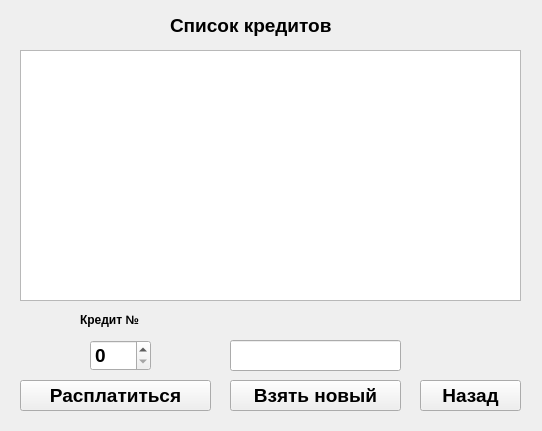
<?xml version="1.0" encoding="UTF-8"?>
<ui version="4.0">
 <class>CreditForm</class>
 <widget class="QWidget" name="CreditForm">
  <property name="geometry">
   <rect>
    <x>0</x>
    <y>0</y>
    <width>542</width>
    <height>431</height>
   </rect>
  </property>
  <property name="windowTitle">
   <string>Credit</string>
  </property>
  <widget class="QLabel" name="label">
   <property name="geometry">
    <rect>
     <x>170</x>
     <y>10</y>
     <width>231</width>
     <height>31</height>
    </rect>
   </property>
   <property name="font">
    <font>
     <pointsize>14</pointsize>
     <weight>75</weight>
     <bold>true</bold>
    </font>
   </property>
   <property name="text">
    <string>Список кредитов</string>
   </property>
  </widget>
  <widget class="QPushButton" name="back">
   <property name="geometry">
    <rect>
     <x>420</x>
     <y>380</y>
     <width>101</width>
     <height>31</height>
    </rect>
   </property>
   <property name="font">
    <font>
     <pointsize>14</pointsize>
     <weight>75</weight>
     <bold>true</bold>
    </font>
   </property>
   <property name="text">
    <string>Назад</string>
   </property>
  </widget>
  <widget class="QPushButton" name="pay">
   <property name="geometry">
    <rect>
     <x>20</x>
     <y>380</y>
     <width>191</width>
     <height>31</height>
    </rect>
   </property>
   <property name="font">
    <font>
     <pointsize>14</pointsize>
     <weight>75</weight>
     <bold>true</bold>
    </font>
   </property>
   <property name="text">
    <string>Расплатиться</string>
   </property>
  </widget>
  <widget class="QSpinBox" name="spinBox">
   <property name="geometry">
    <rect>
     <x>90</x>
     <y>340</y>
     <width>61</width>
     <height>31</height>
    </rect>
   </property>
   <property name="font">
    <font>
     <pointsize>14</pointsize>
     <weight>75</weight>
     <bold>true</bold>
    </font>
   </property>
  </widget>
  <widget class="QPushButton" name="new_2">
   <property name="geometry">
    <rect>
     <x>230</x>
     <y>380</y>
     <width>171</width>
     <height>31</height>
    </rect>
   </property>
   <property name="font">
    <font>
     <pointsize>14</pointsize>
     <weight>75</weight>
     <bold>true</bold>
    </font>
   </property>
   <property name="text">
    <string>Взять новый</string>
   </property>
  </widget>
  <widget class="QLineEdit" name="lineEdit">
   <property name="geometry">
    <rect>
     <x>230</x>
     <y>340</y>
     <width>171</width>
     <height>31</height>
    </rect>
   </property>
   <property name="font">
    <font>
     <pointsize>14</pointsize>
     <weight>75</weight>
     <bold>true</bold>
    </font>
   </property>
  </widget>
  <widget class="QTableWidget" name="tableWidget">
   <property name="geometry">
    <rect>
     <x>20</x>
     <y>50</y>
     <width>501</width>
     <height>251</height>
    </rect>
   </property>
  </widget>
  <widget class="QLabel" name="label_2">
   <property name="geometry">
    <rect>
     <x>80</x>
     <y>310</y>
     <width>81</width>
     <height>21</height>
    </rect>
   </property>
   <property name="text">
    <string>&lt;html&gt;&lt;head/&gt;&lt;body&gt;&lt;p&gt;&lt;span style=&quot; font-size:9pt; font-weight:600;&quot;&gt;Кредит №&lt;/span&gt;&lt;/p&gt;&lt;/body&gt;&lt;/html&gt;</string>
   </property>
  </widget>
 </widget>
 <resources/>
 <connections/>
</ui>
